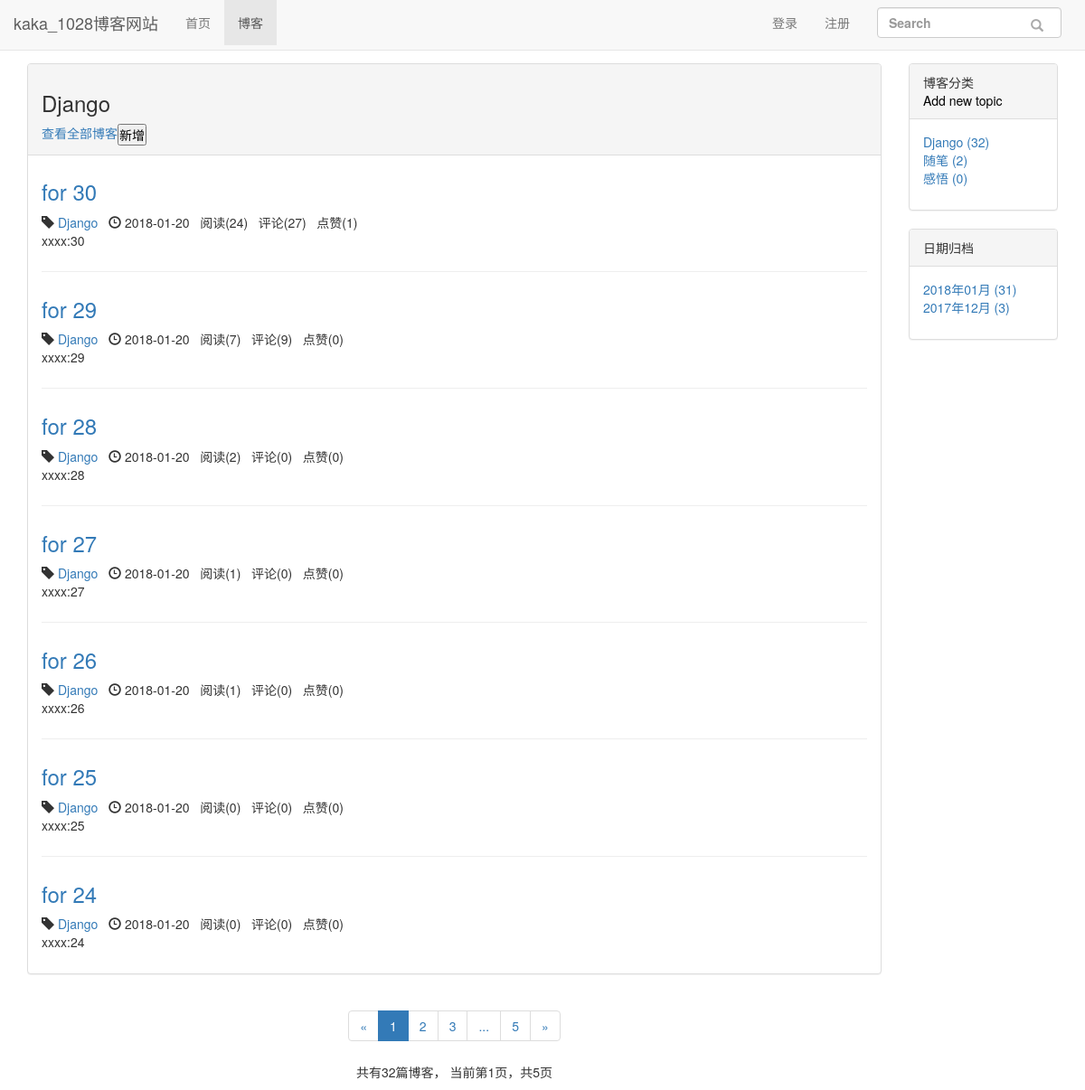
The page /blog/type/1 on the database its author committed.
### blog/models.py (models this page shows, shortened)
class BlogType(models.Model):
    type_name = models.CharField(max_length=15)
    def __str__(self):
        return self.type_name

class Blog(models.Model, ReadNumExpandMethod):
    title = models.CharField(max_length=50)
    blog_type = models.ForeignKey(BlogType, on_delete=models.CASCADE)
    content = RichTextUploadingField()
    author = models.ForeignKey(User, on_delete=models.CASCADE)
    read_details = GenericRelation(ReadDetail)
    created_time = models.DateTimeField(auto_now_add=True)
    last_updated_time = models.DateTimeField(auto_now=True)
    class Meta:
        ordering = ['-created_time']

### read_statistics/models.py (models this page shows)
class ReadNum(models.Model):
    read_num = models.IntegerField(default=0)
    content_type = models.ForeignKey(ContentType, on_delete=models.CASCADE)
    object_id = models.PositiveIntegerField()
    content_object = GenericForeignKey('content_type', 'object_id')

### likes/models.py (models this page shows)
class LikeCount(models.Model):
    content_type = models.ForeignKey(ContentType, on_delete=models.CASCADE)
    object_id = models.PositiveIntegerField()
    content_object = GenericForeignKey('content_type', 'object_id')
    liked_num = models.IntegerField(default=0)

### blog/views.py (the view)
# urls.py: path('type/<int:blog_type_pk>', views.blogs_with_type, name="blogs_with_type"),
def blogs_with_type(request, blog_type_pk):
    blog_type = get_object_or_404(BlogType, pk=blog_type_pk)
    blogs_all_list = Blog.objects.filter(blog_type=blog_type)
    context = get_blog_list_common_data(request, blogs_all_list)
    context['blog_type'] = blog_type
    return render(request, 'blog/blogs_with_type.html', context)

### comment/templatetags/comment_tags.py (called while the page is built)
@register.simple_tag
def get_comment_count(obj):
    content_type = ContentType.objects.get_for_model(obj)
    return Comment.objects.filter(content_type=content_type, object_id=obj.pk).count()

### likes/templatetags/likes_tags.py (called while the page is built)
@register.simple_tag
def get_like_count(obj):
    content_type = ContentType.objects.get_for_model(obj)
    like_count, created = LikeCount.objects.get_or_create(content_type=content_type, object_id=obj.pk)
    return like_count.liked_num

### read_statistics/models.py (called while the page is built)
    def get_read_num(self):
        try:
            ct = ContentType.objects.get_for_model(self)
            readnum = ReadNum.objects.get(content_type=ct, object_id=self.pk)
            return readnum.read_num
        except exceptions.ObjectDoesNotExist:
            return 0

### blog/templates/blog/blogs_with_type.html (shortened to what this page needs)
{% extends 'blog/blog_list.html' %}
{% block blog_list_title %}
        <h3>{{ blog_type.type_name }}</h3>
    <div style="display:flex;">
    <a href="{% url 'blog_list' %}">查看全部博客</a>
        <a href="{% url 'new_blog' blog_type.id %} " style="color:#000" class="pull-right">
            <button>新增</button>
        </a>
    </div>
{% endblock %}

### blog/templates/blog/blog_list.html (shortened to what this page needs)
{% extends 'base.html' %}
{% block nav_blog_active %}active{% endblock %}
{% load staticfiles %}
{% load comment_tags %}
{% load likes_tags %}
{% block header_extends %}
    <link rel="stylesheet" href="{% static 'blog/blog.css' %}">
{% endblock %}
{% block content %}
    <div class="container">
        <div class="row">
            <div class="col-xs-12 col-sm-8 col-md-9 col-lg-10">
                <div class="panel panel-default">
                    <div class="panel-heading">{% block blog_list_title %}博客列表{% endblock %}
                    </div>
                    <div class="panel-body">
                        {% for blog in blogs %}
                            <div class="blog">
                                <h3><a href="{% url 'blog_detail' blog.pk %}">{{ blog.title }}</a></h3>
                                <p class="blog-info">
                                    <span class="glyphicon glyphicon-tag"></span> <a
                                        href="{% url 'blogs_with_type' blog.blog_type.pk %}">{{ blog.blog_type }}</a>&nbsp;&nbsp;
                                    <span class="glyphicon glyphicon-time"></span> {{ blog.created_time|date:"Y-m-d" }}&nbsp;&nbsp;
                                    阅读({{ blog.get_read_num }})&nbsp;&nbsp;
                                    评论({% get_comment_count blog %})&nbsp;&nbsp;
                                    点赞({% get_like_count blog %})
                                </p>
                                <p>{{ blog.content|striptags|truncatechars:120 }}</p>
                            </div>
                        {% empty %}
                            <div class="blog">
                                <h3>暂无博客，敬请期待</h3>
                            </div>
                        {% endfor %}
                    </div>
                </div>
                <div class="paginator">
                    <ul class="pagination">
                        <li>
                            {% if page_of_blogs.has_previous %}
                                <a href="?page={{ page_of_blogs.previous_page_number }}" aria-label="Previous">
                                    <span aria-hidden="true">&laquo;</span>
                                </a>
                            {% else %}
                                <span aria-hidden="true">&laquo;</span>
                            {% endif %}
                        </li>
                        {% for page_num in page_range %}
                            {% if page_num == page_of_blogs.number %}
                                <li class="active"><span>{{ page_num }}</span></li>
                            {% else %}
                                {% if page_num == '...' %}
                                    <li><span>{{ page_num }}</span></li>
                                {% else %}
                                    <li><a href="?page={{ page_num }}">{{ page_num }}</a></li>
                                {% endif %}
                            {% endif %}
                        {% endfor %}
                        <li>
                            {% if page_of_blogs.has_next %}
                                <a href="?page={{ page_of_blogs.next_page_number }}" aria-label="Next">
                                    <span aria-hidden="true">&raquo;</span>
                                </a>
                            {% else %}
                                <span aria-hidden="true">&raquo;</span>
                            {% endif %}
                        </li>
                    </ul>
                    <p>
                        共有{{ page_of_blogs.paginator.count }}篇博客，
                        当前第{{ page_of_blogs.number }}页，共{{ page_of_blogs.paginator.num_pages }}页
                    </p>
                </div>
            </div>
            <div class="hidden-xs col-sm-4 col-md-3 col-lg-2">
                <div class="panel panel-default">
                    <div class="panel-heading">博客分类
                        <div><a href="{% url 'new_blog_type' %}" style="color:#000">
                            Add new topic</a>
                        </div>
                    </div>
                    <div class="panel-body">
                        <ul class="blog-types">
                            {% for blog_type in blog_types %}
                                <li>
                                    <a href="{% url 'blogs_with_type' blog_type.pk %}">
                                        {{ blog_type.type_name }} ({{ blog_type.blog_count }})
                                    </a>
                                </li>
                            {% empty %}
                                <li>暂无分类</li>
                            {% endfor %}
                        </ul>
                    </div>
                </div>
                <div class="panel panel-default">
                    <div class="panel-heading">日期归档</div>
                    <div class="panel-body">
                        <ul>
                            {% for blog_date, blog_count in blog_dates.items %}
                                <li>
                                    <a href="{% url 'blogs_with_date' blog_date.year blog_date.month %}">
                                        {{ blog_date|date:"Y年m月" }} ({{ blog_count }})
                                    </a>
                                </li>
                            {% endfor %}
                        </ul>
                    </div>
                </div>
            </div>
        </div>
    </div>
{% endblock %}

### static/base.css (style rules this page uses)
* { margin: 0; padding: 0; }
body { margin-top: 70px!important; }
ul { list-style-type: none!important; }

### blog/static/blog/blog.css (style rules this page uses)
ul.blog-types { list-style-type: none; }
div.blog:not(:last-child) { margin-bottom: 2em; padding-bottom: 1em; border-bottom: 1px solid #eee; }
div.blog h3 { margin-top: 0.5em; }
div.blog p.blog-info { margin-bottom: 0; }
div.paginator { text-align: center; }

### rows shown on the page
BlogType: type_name "Django", blog_count "32"
Blog: title "for 30", blog_type "Django", created_time "2018-01-20", get_read_num "24", id "27", id.liked_num "1", content "xxxx:30"
Blog: title "for 29", blog_type "Django", created_time "2018-01-20", get_read_num "7", id "9", id.liked_num "0", content "xxxx:29"
Blog: title "for 28", blog_type "Django", created_time "2018-01-20", get_read_num "2", id "0", id.liked_num "0", content "xxxx:28"
Blog: title "for 27", blog_type "Django", created_time "2018-01-20", get_read_num "1", id "0", id.liked_num "0", content "xxxx:27"
Blog: title "for 26", blog_type "Django", created_time "2018-01-20", get_read_num "1", id "0", id.liked_num "0", content "xxxx:26"
Blog: title "for 25", blog_type "Django", created_time "2018-01-20", get_read_num "0", id "0", id.liked_num "0", content "xxxx:25"
Blog: title "for 24", blog_type "Django", created_time "2018-01-20", get_read_num "0", id "0", id.liked_num "0", content "xxxx:24"
BlogType: type_name "随笔", blog_count "2"
BlogType: type_name "感悟", blog_count "0"

### other values the page prints
{{ page_num }} "1"
{{ page_num }} "2" "3" "5"
{{ page_num }} "..."
{{ page_of_blogs.paginator.count }} "32"
{{ page_of_blogs.number }} "1"
{{ page_of_blogs.paginator.num_pages }} "5"
{{ blog_date|date:"Y年m月" }} "2018年01月" "2017年12月"
{{ blog_count }} "31" "3"
